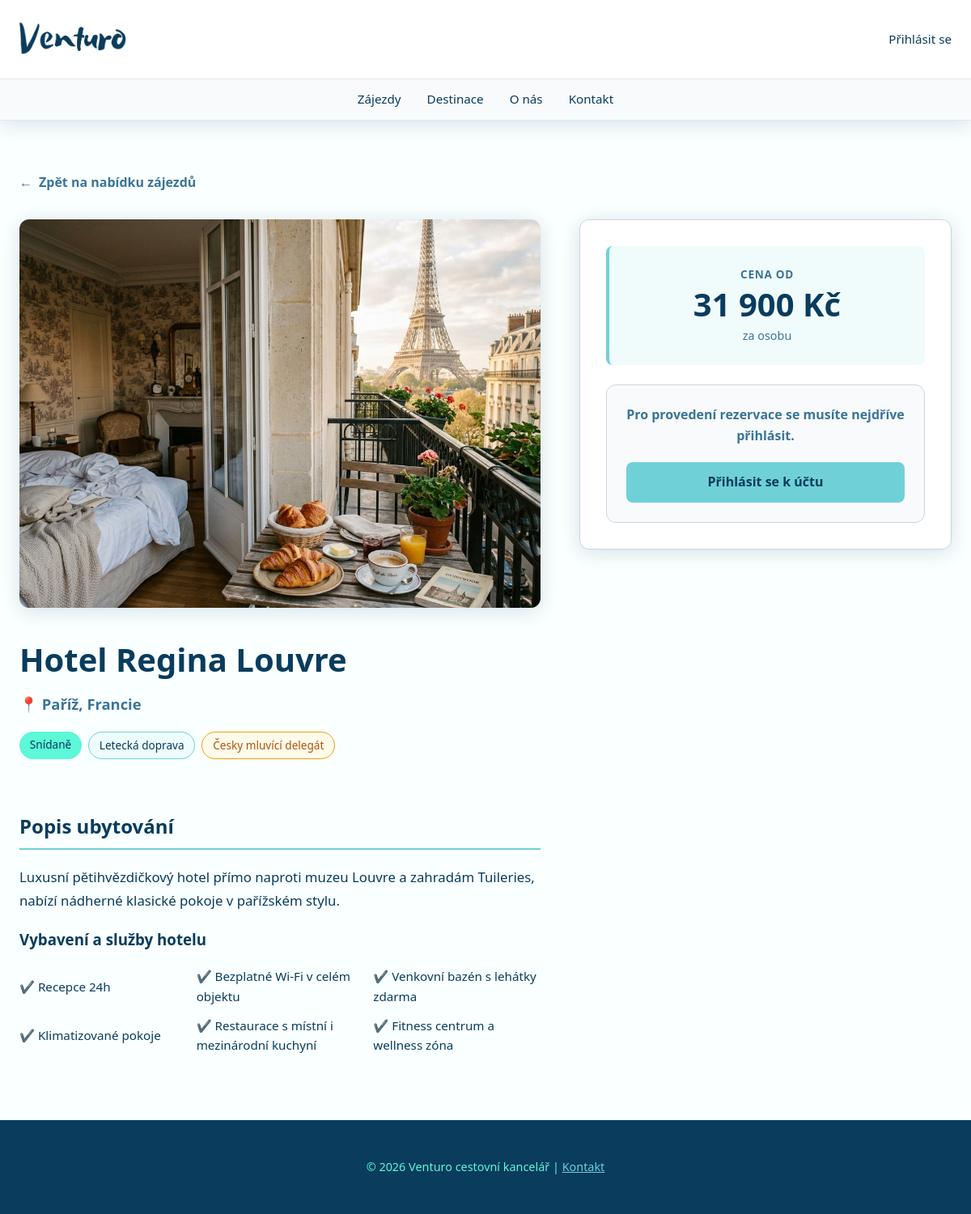
The app's page /detail-zajezdu/9 with its own data.
### tables this page shows
CREATE TABLE `zajezdy` (
  `id_zajezdu` int(11) NOT NULL AUTO_INCREMENT,
  `id_destinace` int(11) NOT NULL,
  `hotel` varchar(150) NOT NULL,
  `obrazky` varchar(255) DEFAULT '',
  `popis` text DEFAULT NULL,
  `cena` int(11) NOT NULL,
  `strava` varchar(50) NOT NULL,
  PRIMARY KEY (`id_zajezdu`),
  KEY `id_destinace` (`id_destinace`),
  CONSTRAINT `fk_zajezdy_destinace` FOREIGN KEY (`id_destinace`) REFERENCES `destinace` (`id_destinace`) ON DELETE CASCADE
);

CREATE TABLE `destinace` (
  `id_destinace` int(11) NOT NULL AUTO_INCREMENT,
  `id_statu` int(11) NOT NULL,
  `nazev_mesta` varchar(100) NOT NULL,
  PRIMARY KEY (`id_destinace`),
  KEY `id_statu` (`id_statu`),
  CONSTRAINT `fk_destinace_staty` FOREIGN KEY (`id_statu`) REFERENCES `staty` (`id_statu`) ON DELETE CASCADE
);

CREATE TABLE `staty` (
  `id_statu` int(11) NOT NULL AUTO_INCREMENT,
  `nazev` varchar(100) NOT NULL,
  `banner` varchar(255) DEFAULT '',
  PRIMARY KEY (`id_statu`)
);

### index.php (called while the page is built, shortened)
<?php
$smerovac = new SmerovacKontroler();
$smerovac->zpracuj(array($_SERVER['REQUEST_URI']));
$smerovac->vypisPohled();

### kontrolery/DetailZajezduKontroler.php (called while the page is built, shortened)
<?php
class DetailZajezduKontroler extends Kontroler
{
    public function zpracuj($parametry)
    {
        $idZajezdu = (int)$parametry[0];
        $zajezdyModel = new Zajezdy();
        $zajezd = $zajezdyModel->vratZajezd($idZajezdu);
    }
}

### modely/Zajezdy.php (called while the page is built, shortened)
<?php
class Zajezdy
{
    public function vratZajezd($idZajezdu)
    {
        $sql = 'SELECT z.*, d.nazev_mesta AS destinace, s.nazev AS stat
                FROM zajezdy z
                LEFT JOIN destinace d ON z.id_destinace = d.id_destinace
                LEFT JOIN staty s ON d.id_statu = s.id_statu
                WHERE z.id_zajezdu = ?';
        return Db::dotazJeden($sql, array((int)$idZajezdu));
    }
}

### modely/Db.php (called while the page is built, shortened)
<?php
class Db
{
    private static $spojeni;
    private static $nastaveni = array(
        PDO::ATTR_ERRMODE => PDO::ERRMODE_EXCEPTION,
        PDO::ATTR_EMULATE_PREPARES => false,
    );
    public static function pripoj($server, $uzivatel, $heslo, $databaze)
    {
        if (!isset(self::$spojeni)) {
            $dsn = "mysql:host=$server;dbname=$databaze;charset=utf8";
            self::$spojeni = new PDO(
                $dsn,
                $uzivatel,
                $heslo,
                self::$nastaveni
            );
        }
    }
    public static function dotazJeden($dotaz, $parametry = array()) {
        $navrat = self::$spojeni->prepare($dotaz);
        $navrat->execute($parametry);
        return $navrat->fetch();
    }
}

### kontrolery/SmerovacKontroler.php (called while the page is built, shortened)
<?php
class SmerovacKontroler extends Kontroler
{
    public function zpracuj($parametry)
    {
        $url = $parametry[0];
        $castiCesty = $this->parsujURL($url);
        if (empty($castiCesty[0])) {
            $this->presmeruj("uvod");
        } else {
            $castNazvuKontroleru = array_shift($castiCesty);
            $nazevKontroleru = $this->pomlckyDoVelbloudiNotace($castNazvuKontroleru) . "Kontroler";
            if (file_exists("kontrolery/$nazevKontroleru.php")) {
                $this->kontroler = new $nazevKontroleru;
                $this->kontroler->zpracuj($castiCesty);
            } else {
                $this->presmeruj("chyba");
            }
        }
    }
    private function pomlckyDoVelbloudiNotace($text)
    {
        $text = str_replace("-", " ", $text);
        $text = ucwords($text);
        $text = str_replace(" ", "", $text);
        return $text;
    }
    private function parsujURL($url)
    {
        $naparsovanaURL = parse_url($url);
        $cesta = $naparsovanaURL["path"];
        $cesta = ltrim($cesta, "/");
        $cesta = trim($cesta);
        $rozdelenaCesta = explode("/", $cesta);
        return $rozdelenaCesta;
    }
}

### pohledy/detail_zajezdu.phtml (the view, shortened to what this page needs)
<div class="sekce">
    <div class="zpet-obal">
        <a href="/zajezdy" class="zpet-odkaz">
            <span>←</span> Zpět na nabídku zájezdů
        </a>
    </div>
    <div class="zajezd-detail">
        <div class="zajezd-detail__hlavni">
            <div class="zajezd-detail__obrazek-obal">
                <img src="<?= htmlspecialchars($zajezd['obrazky'] ? $zajezd['obrazky'] : '/images/noimage.png') ?>" alt="<?= htmlspecialchars($zajezd['hotel']) ?>" class="zajezd-detail__obrazek">
            </div>
            <h1 class="zajezd-detail__nazev"><?= htmlspecialchars($zajezd['hotel']) ?></h1>
            <p class="zajezd-detail__lokace">📍 <?= htmlspecialchars($zajezd['destinace']) ?>, <?= htmlspecialchars($zajezd['stat']) ?></p>
            <div class="zajezd-detail__tagy">
                <span class="tag zajezd-detail__tag"><?= htmlspecialchars($zajezd['strava']) ?></span>
                <span class="tag zajezd-detail__tag zajezd-detail__tag-air">Letecká doprava</span>
                <span class="tag zajezd-detail__tag zajezd-detail__tag-guide">Česky mluvící delegát</span>
            </div>
            <div class="zajezd-detail__popis">
                <h2 class="zajezd-detail__podnadpis">Popis ubytování</h2>
                <p class="zajezd-detail__popis-text">
                    <?= nl2br(htmlspecialchars($zajezd['popis'])) ?>
                </p>
                <h3>Vybavení a služby hotelu</h3>
                <ul class="zajezd-detail__vybaveni-list">
                    <li class="zajezd-detail__vybaveni-polozka">✔️ Recepce 24h</li>
                    <li class="zajezd-detail__vybaveni-polozka">✔️ Bezplatné Wi-Fi v celém objektu</li>
                    <li class="zajezd-detail__vybaveni-polozka">✔️ Venkovní bazén s lehátky zdarma</li>
                    <li class="zajezd-detail__vybaveni-polozka">✔️ Klimatizované pokoje</li>
                    <li class="zajezd-detail__vybaveni-polozka">✔️ Restaurace s místní i mezinárodní kuchyní</li>
                    <li class="zajezd-detail__vybaveni-polozka">✔️ Fitness centrum a wellness zóna</li>
                </ul>
            </div>
        </div>
        <div class="zajezd-detail__sidebar">
            <div class="zajezd-detail__karta">
                <div class="zajezd-detail__cena-sekce">
                    <span class="zajezd-detail__cena-popisek">Cena od</span>
                    <div class="zajezd-detail__cena">
                        <?= number_format($zajezd['cena'], 0, ',', ' ') ?> Kč
                    </div>
                    <span class="zajezd-detail__cena-osoba">za osobu</span>
                </div>
                <?php if (!empty($this->prihlasenyUzivatel)): ?>
                    <form method="POST" action="/kontakt" class="zajezd-detail__formular-obal">
                        <input type="hidden" name="hotel" value="<?= htmlspecialchars($zajezd['hotel']) ?>">
                        <input type="hidden" name="termin" id="skryty-termin-text" value="">
                        <h3 class="zajezd-detail__formular-nadpis">Vyberte termín</h3>
                        <?php if (!empty($terminy)): ?>
                            <div class="zajezd-detail__terminy-list">
                                <?php foreach ($terminy as $index => $t): ?>
                                    <?php
                                        $terminText = date('d.m.Y', strtotime($t['datum_od'])) . ' – ' . date('d.m.Y', strtotime($t['datum_do']));
                                    ?>
                                    <label class="termin-karta <?= $index === 0 ? 'aktivni' : '' ?>">
                                        <input type="radio" name="id_terminu" value="<?= $t['id_terminu'] ?>" <?= $index === 0 ? 'checked' : '' ?> data-termin-text="<?= $terminText ?>" class="termin-radio">
                                        <div class="termin-obsah">
                                            <div class="termin-datum"><?= $terminText ?></div>
                                            <div class="termin-kapacita">Volná místa: <?= $t['kapacita'] ?></div>
                                            <div class="termin-odlet-info">
                                                🛫 Odlet: <?= htmlspecialchars($t['odlet_mesto'] ? $t['odlet_mesto'] . ' (' . $t['odlet_iata'] . ')' : 'Vlastní doprava') ?>
                                            </div>
                                        </div>
                                    </label>
                                <?php endforeach; ?>
                            </div>
                        <?php else: ?>
                            <p class="termin-kapacita">
                                Momentálně nejsou vypsány žádné volné termíny.
                            </p>
                        <?php endif; ?>
                        <div class="zajezd-detail__formular-polozka">
                            <label for="pocet_osob" class="zajezd-detail__formular-label">Počet osob</label>
                            <?php
                            $prefix = 'detail-pocet-osob';
                            $nadpis = 'Počet osob';
                            $dataOsob = [];
                            for ($i = 1; $i <= 10; $i++) {
                                $dataOsob[$i] = $i . ' ' . ($i === 1 ? 'osoba' : ($i < 5 ? 'osoby' : 'osob'));
                            }
                            $data = $dataOsob;
                            $isMulti = false;
                            $inputName = 'pocet_osob';
                            $defaultText = '2 osoby';
                            include 'komponenty/vyber_obecny.phtml';
                            ?>
                        </div>
                        <button type="submit" class="tlacitko tlacitko--primarni zajezd-detail__rezervovat-tlacitko" <?= empty($terminy) ? 'disabled' : '' ?>>
                            Rezervace
                        </button>
                    </form>
                <?php else: ?>
                    <div class="zajezd-detail__neprihlasen-box">
                        <p class="zajezd-detail__neprihlasen-text">Pro provedení rezervace se musíte nejdříve přihlásit.</p>
                        <a href="/prihlaseni" class="tlacitko tlacitko--primarni tlacitko--plna-sirka zajezd-detail__neprihlasen-btn">Přihlásit se k účtu</a>
                    </div>
                <?php endif; ?>
            </div>
        </div>
    </div>
</div>

### records on screen
zajezdy: obrazky (picture), hotel "Hotel Regina Louvre", id_destinace.nazev_mesta "Paříž", staty.nazev "Francie", strava "Snídaně", popis "Luxusní pětihvězdičkový hotel přímo naproti muzeu Louvre a zahradám Tuileries, nabízí nádherné klasické pokoje v pařížském stylu.", cena "31 900"
